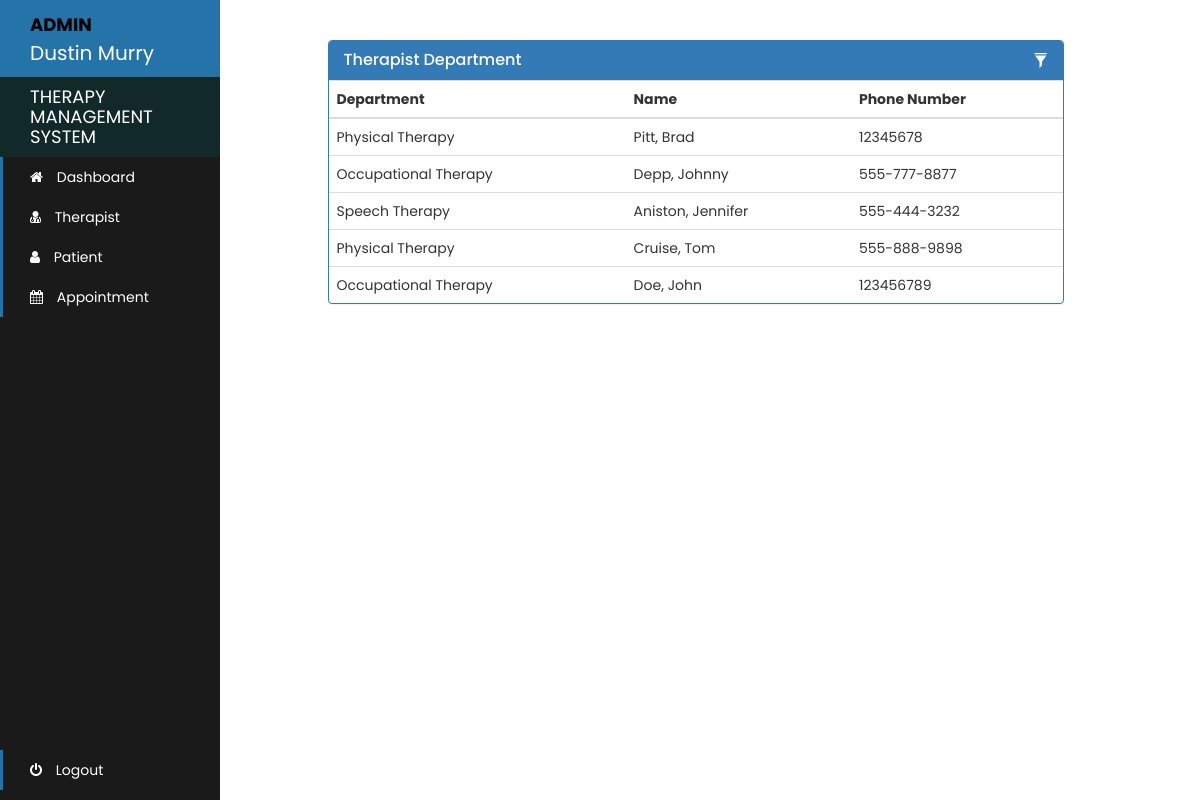
Page /admin-therapist-department (signed in) on the committed database.
### therapy/models.py (models this page shows, shortened)
class Therapist(models.Model):
    user = models.OneToOneField(User, on_delete=models.CASCADE)
    department = models.CharField(max_length=50, choices=departments, default='Physical Therapy')
    phone_number = models.CharField(max_length=20, null=False)
    status = models.BooleanField(default=False)
    def get_name(self):
        return self.user.last_name + ", " + self.user.first_name

### therapy/views.py (the view)
# urls.py: path('admin-therapist-department', views.admin_therapist_department_view, name='admin-therapist-department'),
@login_required(login_url='adminlogin')
@user_passes_test(admin_verified)
def admin_therapist_department_view(request):
    therapists = models.Therapist.objects.all().filter(status=True)
    return render(request, 'therapy/admin_therapist_department.html', {'therapists': therapists})

### therapy/views.py (called while the page is built)
def admin_verified(user):
    return user.groups.filter(name='ADMIN').exists()

### template/therapy/admin_therapist_department.html (shortened to what this page needs)
<!DOCTYPE html>
{% load static %}
<html lang="en">
<head>
  <link rel="stylesheet" href="{% static '/style.css' %}">
</head>
<body>
{% include "therapy/admin_navbar.html" %}
<br><br>
<div class="container">
  <div class="row">
    <div class="col-md-8" style="margin-left: 25%">
      <div class="panel panel-primary">
        <div class="panel-heading">
          <h3 class="panel-title">Therapist Department</h3>
          <div class="pull-right">
            <span class="clickable filter" data-toggle="tooltip" title="Toggle table filter" data-container="body">
              <i class="glyphicon glyphicon-filter"></i>
            </span>
          </div>
        </div>
        <table class="table table-hover" id="t-table">
          <thead>
          <tr>
            <th>Department</th>
            <th>Name</th>
            <th>Phone Number</th>
          </tr>
          </thead>
          <tbody>
          {% for t in therapists %}
          <tr>
            <td>
              {{t.department}}
            </td>
            <td>
              {{t.get_name}}
            </td>
            <td>
              {{t.phone_number}}
            </td>
          </tr>
          {% endfor %}
          </tbody>
        </table>
      </div>
    </div>
  </div>
</div>
</body>

### template/therapy/admin_navbar.html (shortened to what this page needs)
<!DOCTYPE html>
{% load static %}
<html lang="en">
<head>
  <link rel="stylesheet" href="https://maxcdn.bootstrapcdn.com/bootstrap/3.4.1/css/bootstrap.min.css">
  <link rel="stylesheet" href="https://cdnjs.cloudflare.com/ajax/libs/font-awesome/4.7.0/css/font-awesome.min.css">
</head>
<body>
<div class="sidebar-container">
  <div class="sidebar-logo">
    <span style="color: black; font-weight: bold; font-size: 18px">ADMIN</span><br>{{request.user.first_name}} {{request.user.last_name}}
  </div>
  <ul class="sidebar-navigation">
    <li class="header">Therapy Management System</li>
    <li>
      <a href="/admin-page">
        <i class="fa fa-home" aria-hidden="true"></i> Dashboard
      </a>
    </li>
    <li>
      <a href="/admin-therapist">
        <i class="fa fa-user-md" aria-hidden="true"></i> Therapist
      </a>
    </li>
    <li>
      <a href="/admin-patient">
        <i class="fa fa-user" aria-hidden="true"></i> Patient
      </a>
    </li>
    <li>
      <a href="/admin-appointment">
        <i class="fa fa-calendar" aria-hidden="true"></i> Appointment
      </a>
    </li>
  </ul>
  <ul class="logout">
    <li>
      <a href="/logged-out">
        <i class="fa fa-power-off" aria-hidden="true"></i> Logout
      </a>
    </li>
  </ul>
</div>
</body>
</html>

### static/style.css (style rules this page uses)
* { margin: 0; padding: 0; box-sizing: border-box; font-family: 'Poppins', sans-serif; }

### template/therapy/admin_therapist_department.html (style rules this page uses)
.row { padding: 0 10px; }
.clickable { cursor: pointer; }
.panel-heading div { margin-top: -18px; font-size: 15px; }
.panel-heading div span { margin-left:5px; }

### template/therapy/admin_navbar.html (style rules this page uses)
.sidebar-container { position: fixed; width: 220px; height: 100%; left: 0; overflow-x: hidden; overflow-y: auto; background: #1a1a1a; color: white; }
.sidebar-logo { padding: 10px 15px 10px 30px; font-size: 20px; background-color: #2574A9; }
.sidebar-navigation { padding: 0; margin: 0; list-style-type: none; position: relative; }
.sidebar-navigation li { background-color: transparent; position: relative; display: inline-block; width: 100%; line-height: 20px; }
.sidebar-navigation li a { padding: 10px 15px 10px 30px; display: block; color: white; }
.sidebar-navigation li .fa { margin-right: 10px; }
.sidebar-navigation li::before { background-color: #2574A9; position: absolute; content: ''; height: 100%; left: 0; top: 0; -webkit-transition: width 0.2s ease-in; transition: width 0.2s ease-in; width: 3px; z-index: -1; }
.sidebar-navigation .header { font-size: 18px; text-transform: uppercase; background-color: rgba(2, 76, 76, 0.3); padding: 10px 15px 10px 30px; }
.sidebar-navigation .header::before { background-color: transparent; }
.logout { position:absolute; left:0; bottom:0; }
.logout li { background-color: transparent; position: relative; display: inline-block; width: 100%; line-height: 20px; }
.logout li a { padding: 10px 15px 10px 30px; display: block; color: white; }
.logout li .fa { margin-right: 10px; }
.logout li::before { background-color: #2574A9; position: absolute; content: ''; height: 100%; left: 0; top: 0; -webkit-transition: width 0.2s ease-in; transition: width 0.2s ease-in; width: 3px; z-index: -1; }

### rows in the picture
Therapist: department "Physical Therapy", get_name "Pitt, Brad", phone_number "12345678"
Therapist: department "Occupational Therapy", get_name "Depp, Johnny", phone_number "555-777-8877"
Therapist: department "Speech Therapy", get_name "Aniston, Jennifer", phone_number "555-444-3232"
Therapist: department "Physical Therapy", get_name "Cruise, Tom", phone_number "555-888-9898"
Therapist: department "Occupational Therapy", get_name "Doe, John", phone_number "123456789"

### other values in the picture
{{ request.user.first_name }} "Dustin"
{{ request.user.last_name }} "Murry"
